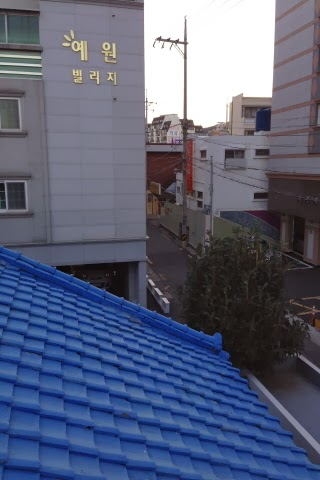
#> input picture prob5-1.jpg, 320 x 480 px
$ jupyter execute --allow-errors '5. feature detection and matching.ipynb'
#> lines starting #> are read from the running program, lines starting #| are printed output that depends on the picture
#> (a cell that did not finish here is left out)

[cell 2]
import cv2

img1 = cv2.imread('prob5-1.jpg', 0)
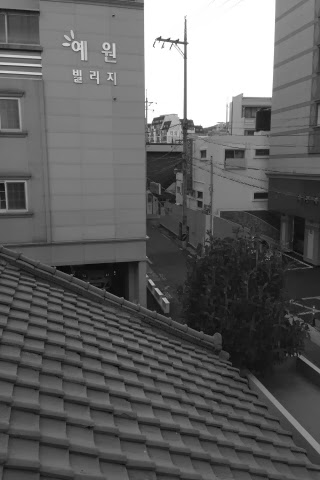
#> img1: shape (480, 320); min 6, max 255, mean 97.5
img2 = cv2.imread('prob5-2.jpg', 0)
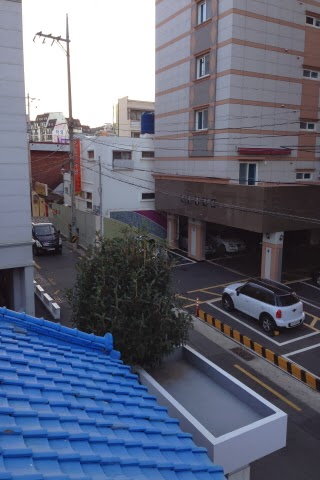
#> input picture prob5-2.jpg, 320 x 480 px
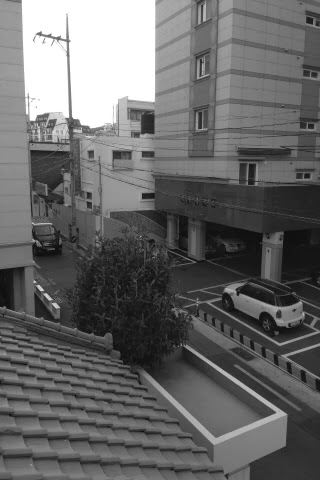
#> img2: shape (480, 320); min 8, max 255, mean 103.4
img3 = cv2.imread('prob5-3.jpg', 0)
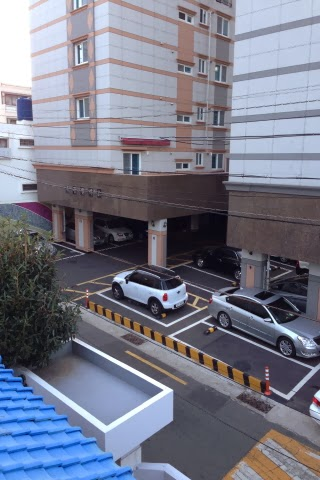
#> input picture prob5-3.jpg, 320 x 480 px
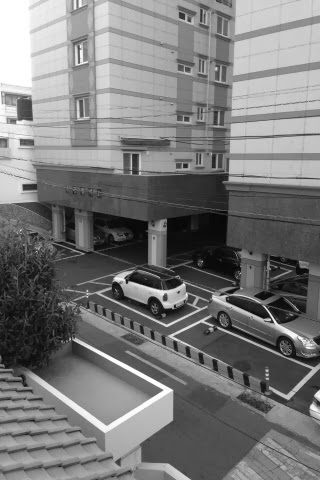
#> img3: shape (480, 320); min 1, max 255, mean 121.6

orb = cv2.ORB_create(nfeatures=500)
kp1, des1 = orb.detectAndCompute(img1, None)
#> kp1 = 491 keypoints; strongest (x, y, size): (182, 40, 31), (149, 122, 31), (182, 45, 31), (160, 37, 31)
kp2, des2 = orb.detectAndCompute(img2, None)
#> kp2 = 494 keypoints; strongest (x, y, size): (65, 37, 31), (68, 116, 31), (65, 42, 31), (40, 32, 31)
kp3, des3 = orb.detectAndCompute(img3, None)
#> kp3 = 500 keypoints; strongest (x, y, size): (272, 322, 31), (268, 319, 31), (268, 316, 37.2), (127, 281, 37.2)

# matcher takes normType, which is set to cv2.NORM_L2 for SIFT and SURF, cv2.NORM_HAMMING for ORB, FAST and BRIEF
bf = cv2.BFMatcher(cv2.NORM_HAMMING, crossCheck=True)
matches = bf.match(des1, des2)
#> matches = 209 matches
matches = sorted(matches, key=lambda x: x.distance)
# draw first 50 matches
match_img = cv2.drawMatches(img1, kp1, img2, kp2, matches[:50], None)
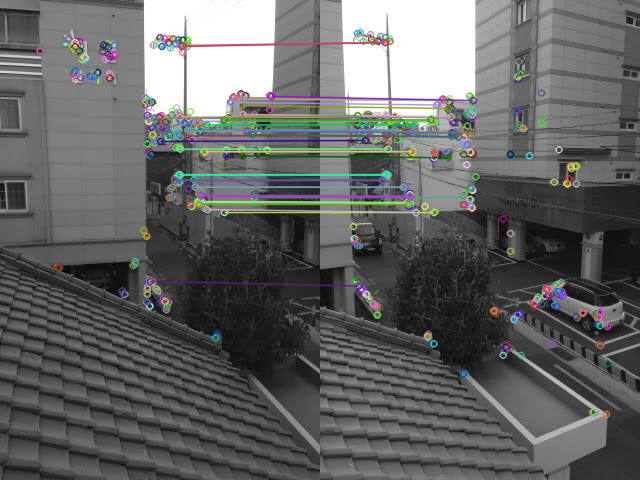
#> match_img: shape (480, 640, 3); mean of channels 0, 1, 2 100.8, 101.3, 100.6; drawn as B, G, R
cv2.imshow('Matches', match_img)
cv2.waitKey()
